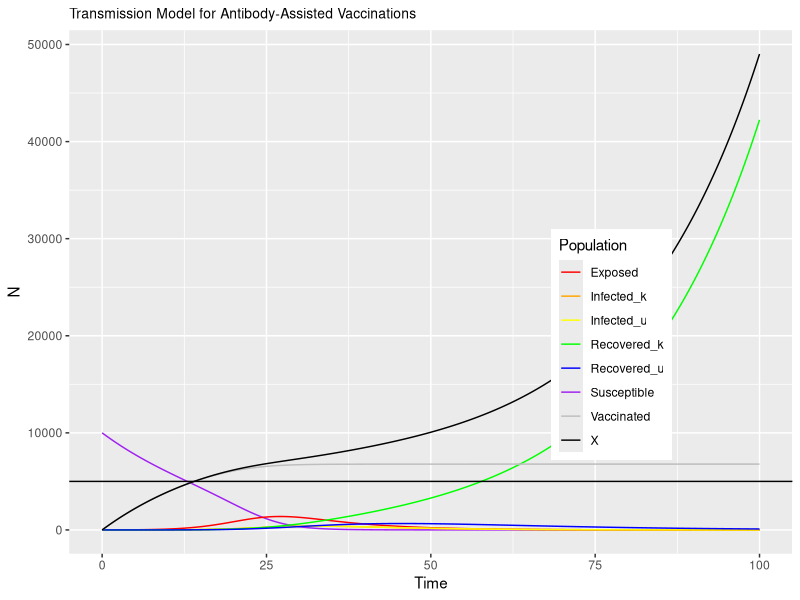
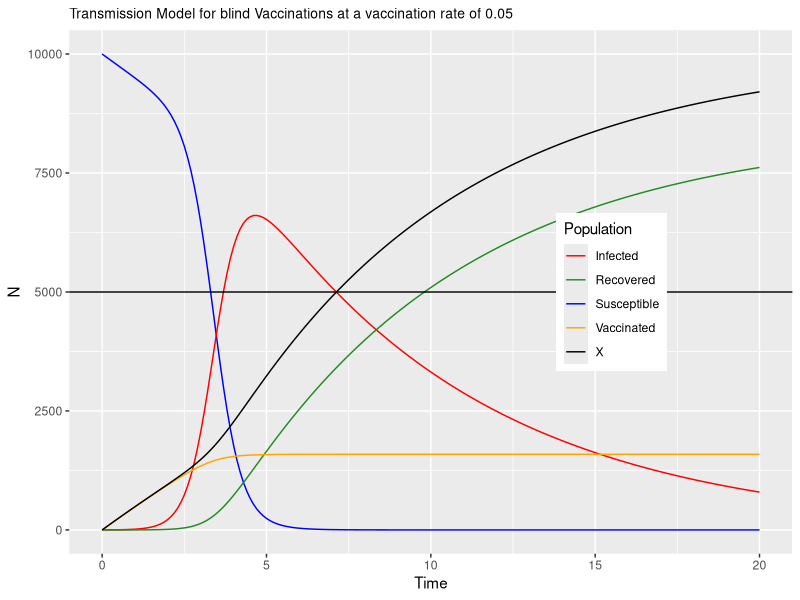

The R script that drew these images, in order:
## Daniel Suh
## Feb. 4 2021
##ODE's for COVID-19 vaccination protocol


library(tidyverse)
library(magrittr)
library(deSolve)


de<-function(t,x,params){
  S <- x[1]
  E <- x[2]
  Ik <- x[3]
  Iu <- x[4]
  Rk <- x[5]
  Ru <- x[6]
  V <- x[7]
  with(as.list(params),{
    dS <- -beta*S*Ik - beta*S*Iu - epsilon*(1-phi)*S
    dE <- beta*S*Ik + beta*S*Iu - upsilon*psi*E - upsilon*(1-psi)*E
    dIk <- upsilon*psi*E - alpha*Ik
    dIu <- upsilon*(1-psi)*E - alpha*Iu
    dRk <- alpha*Ik + epsilon*phi*Rk
    dRu <- alpha*Iu - epsilon*phi*Ru
    dV <- epsilon*(1-phi)*S
    res<-c(dS,dE,dIk,dIu,dRk,dRu,dV)
    list(res)
  })}
maxTime <- 100.0 # time
times<-seq(0,maxTime,by=0.1) # how often this calculates
# notes on params
# beta =      <- contact transmission rate
# phi =       <- range:0-1 probability seropositive
# alpha =     <- recovery rate
# epsilon =   <- antibody testing rate
# upsilon =   <- infected testing rate
# psi =       <- range: 0-1 probability infected
params<-c(beta=0.0003,
          phi=0.5,
          alpha=1/7,
          epsilon=0.1,
          upsilon=0.1,
          psi=0.5)  # model parameters

xstart<-c(S=10000,
          E=0,
          Ik=1,
          Iu=0,
          Rk=0,
          Ru=0,
          V=0)  # initial conditions

output<-as.data.frame(lsoda(xstart,times,de,params)) # tells computer to solve (integrate) equations
output$X <- output$Rk + output$V
output %>% ggplot(.,aes(x=time))+
  geom_line(aes(y=S,col="Susceptible"))+
  geom_line(aes(y=E,col="Exposed"))+
  geom_line(aes(y=Ik,col="Infected_k"))+
  geom_line(aes(y=Iu,col="Infected_u"))+
  geom_line(aes(y=Rk,col="Recovered_k"))+
  geom_line(aes(y=Ru,col="Recovered_u"))+
  geom_line(aes(y=V,col="Vaccinated"))+
  geom_line(aes(y=X,col="X"))+
  scale_colour_manual(values = c("red","orange","yellow","green","blue","purple","gray","black"))+
  theme(legend.position = c(0.75,0.4))+
  labs(y="N",x="Time",col="Population")+
  ggtitle("Transmission Model for Antibody-Assisted Vaccinations")+
  theme(plot.title = element_text(hjust=, size=10))+
  geom_hline(yintercept=0.5*10000)


de_1<-function(t,x,params){
  S <- x[1]  
  I <- x[2]
  R <- x[3]
  V <- x[4]
  with(as.list(params),{
    dS <- -beta*S*I - epsilon*S
    dI <- beta*S*I - alpha*I
    dR <- alpha*I
    dV <- epsilon*S
    res<-c(dS,dI,dR,dV)
    list(res)
  })}
maxTime <- 20.0 # time
times<-seq(0,maxTime,by=0.1) # how often this calculates
# notes on params
# beta =      <- contact transmission rate
# phi =       <- range:0-1 probability seropositive
# alpha =     <- recovery rate
# epsilon =   <- vaccination rate
params<-c(beta=0.0003,
          phi=0.5,
          alpha=1/7,
          epsilon=0.05)  # model parameters

xstart<-c(S=10000,
          I=1,
          R=0,
          V=0)  # initial conditions

output_1<-as.data.frame(lsoda(xstart,times,de_1,params)) # tells computer to solve (integrate) equations

output_1$X <- output_1$R + output_1$V
output_1 %>% ggplot(.,aes(x=time))+
  geom_line(aes(y=S,col="Susceptible"))+
  geom_line(aes(y=I,col="Infected"))+
  geom_line(aes(y=R,col="Recovered"))+
  geom_line(aes(y=V,col="Vaccinated"))+
  geom_line(aes(y=X,col="X"))+
  scale_colour_manual(values = c("red","forestgreen","blue","orange","black"))+
  theme(legend.position = c(0.75,0.5))+
  labs(y="N",x="Time",col="Population")+
  ggtitle("Transmission Model for blind Vaccinations at a vaccination rate of 0.05")+
  theme(plot.title = element_text(hjust=0, size=10))+
  geom_hline(yintercept=0.5*10000)
